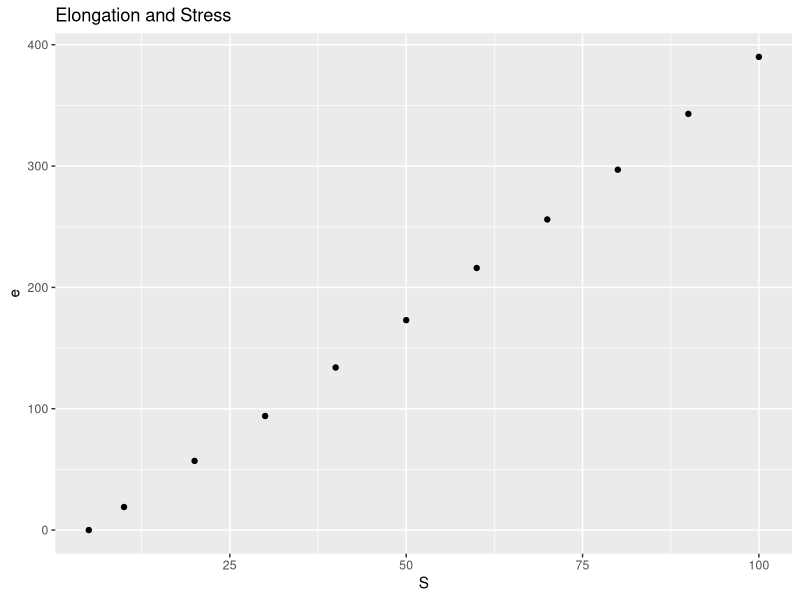
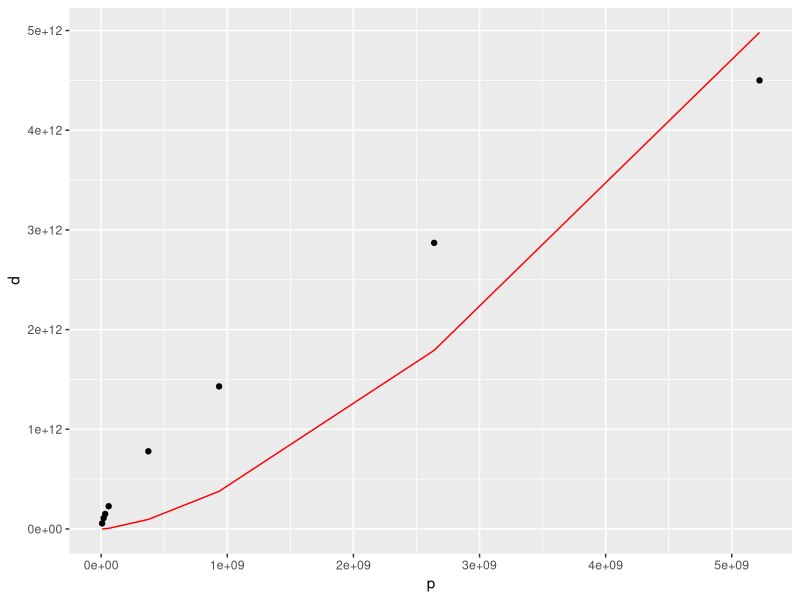
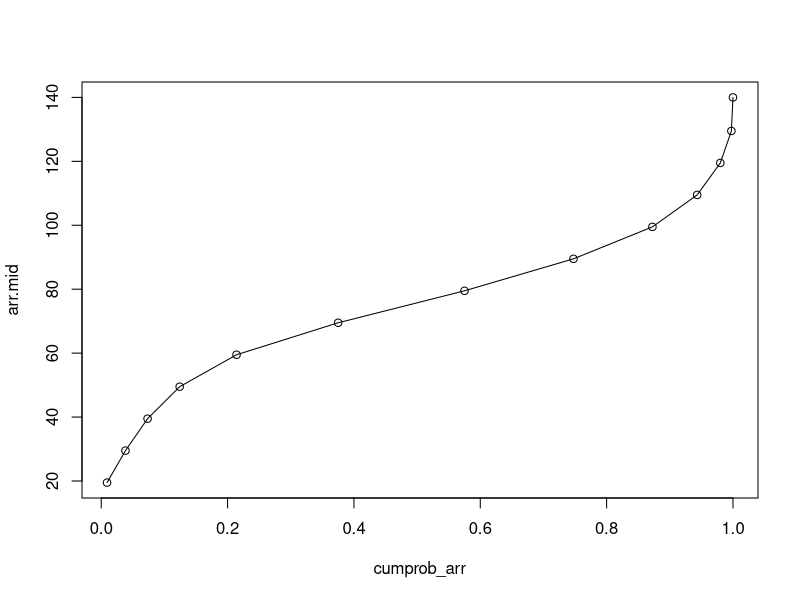
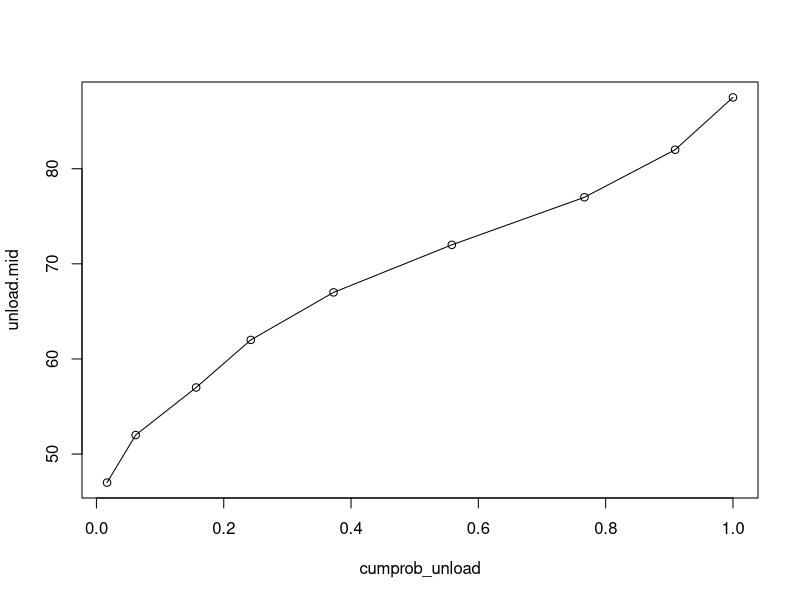
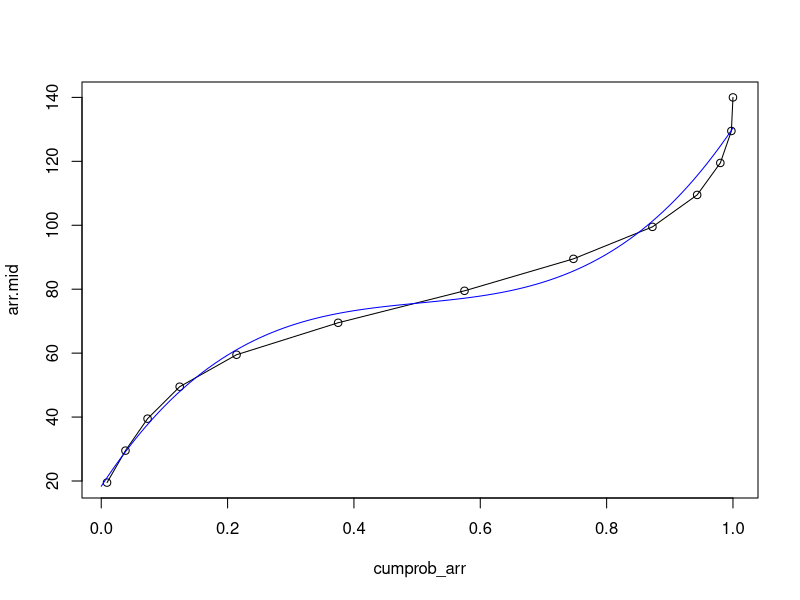
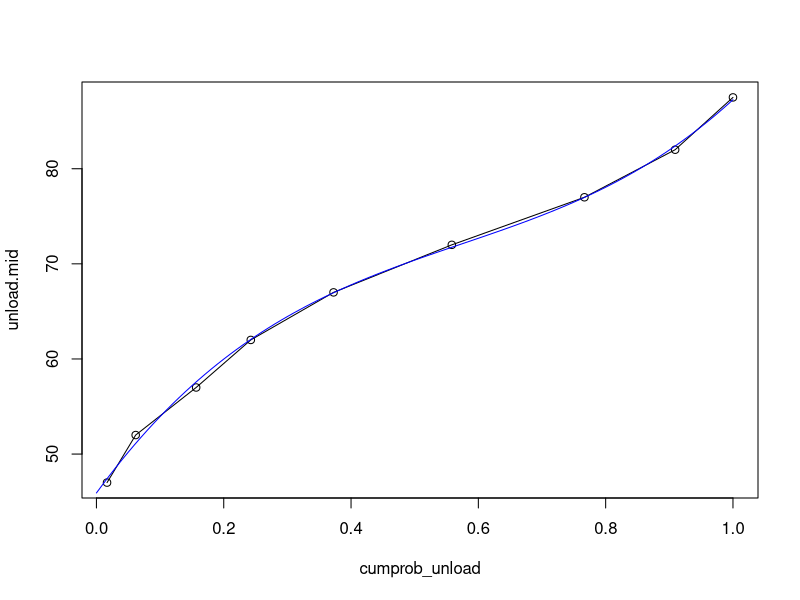

The R script that drew these images, in order:
## ---- chunk 1
knitr::opts_chunk$set(echo = TRUE)
## ---- chunk 2
S <- c(5, 10, 20, 30, 40, 50, 60, 70, 80, 90, 100)
e <- c(0, 19, 57, 94, 134, 173, 216, 256, 297, 343, 390)

df <- data.frame(S, e)

#plot(df)

library(ggplot2)
ggplot(df, aes(x = S, y = e)) + labs(title = "Elongation and Stress") + geom_point()
## ---- chunk 3
b <- c("Mercury", "Venus", "Earth", "Mars", "Jupiter", "Saturn", "Uranus", "Neptune")
p <- c(7.60e6, 1.94e7, 3.16e7, 5.94e7, 3.74e8, 9.35e8, 2.64e9, 5.22e9)
d <- c(5.579e10, 1.08e11, 1.5e11, 2.28e11, 7.79e11, 1.43e12, 2.87e12, 4.5e12)
df_2 <- data.frame(b,p,d)
df_2
## ---- chunk 4
n <- sum(df_2$p^(3/2) * df_2$d)
den <- sum(df_2$p^3)

a <- n/den
a
## ---- chunk 5
ggplot(df_2, aes(x = p, y = d)) +geom_point() + geom_line(aes(x = p, y = (a * p^(3/2))), color ="red")
## ---- chunk 6
arr.lb <- 0:12
arr.lb <- arr.lb * 10 +15

arr.ub <- arr.lb + 9
arr.ub[length(arr.ub)] <- 145

arr.mid <- (arr.ub + arr.lb)/2
arr.occr <- c(11, 35, 42, 61, 108, 193, 240, 207, 150, 85, 44, 21, 3)
## ---- chunk 7
unload.lb <- 0:8
unload.lb <- unload.lb * 5 + 45

unload.ub <- unload.lb + 4
unload.ub[length(unload.ub)] <- 90

unload.mid <- (unload.lb + unload.ub)/ 2
unload.occr <- c(20, 54, 114, 103, 156, 223, 250, 171, 109)
## ---- chunk 8
arr.prob <- arr.occr / sum(arr.occr)
cumprob_arr <- cumsum(arr.prob)

unload.prob <- unload.occr / sum(unload.occr)
cumprob_unload <- cumsum(unload.prob)
## ---- chunk 9
lmod.arr <- approxfun(cumprob_arr, arr.mid, method = "linear")
lmod.unload <- approxfun(cumprob_unload, unload.mid, method = "linear")
## ---- chunk 10
plot(cumprob_arr, arr.mid)
points(cumprob_arr, lmod.arr(cumprob_arr), type = "l")
## ---- chunk 11
plot(cumprob_unload, unload.mid)
points(cumprob_unload, lmod.unload(cumprob_unload), type = "l")
## ---- chunk 12
arr.lm <- lm(arr.mid ~ poly(cumprob_arr, 3))
unload.lm <- lm(unload.mid ~ poly(cumprob_unload, 3))
plot(cumprob_arr, arr.mid)
points(cumprob_arr, lmod.arr(cumprob_arr), type = "l")

df_3 <- data.frame(cumprob_arr = seq(from = 0, to = 1, by = .01))
y <- predict(arr.lm, newdata = df_3)
points(df_3$cumprob_arr, y, type = "l", col = "blue")
## ---- chunk 13
plot(cumprob_unload, unload.mid)
points(cumprob_unload, lmod.unload(cumprob_unload), type = "l")

df_4 <- data.frame(cumprob_unload = seq(from = 0, to = 1, by = .01))
y <- predict(unload.lm, newdata = df_4)
points(df_4$cumprob_unload, y, type = "l", col = "blue")
